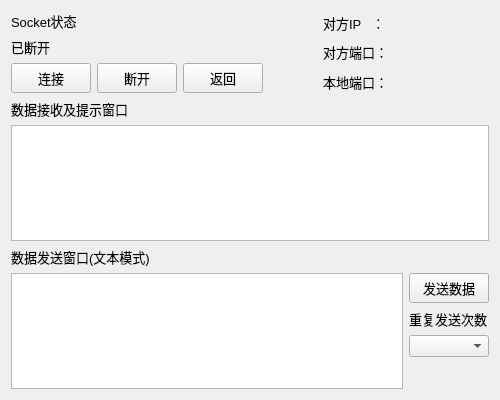
<?xml version="1.0" encoding="UTF-8"?>
<ui version="4.0">
 <class>transferPage</class>
 <widget class="QWidget" name="transferPage">
  <property name="geometry">
   <rect>
    <x>0</x>
    <y>0</y>
    <width>500</width>
    <height>400</height>
   </rect>
  </property>
  <property name="minimumSize">
   <size>
    <width>500</width>
    <height>400</height>
   </size>
  </property>
  <property name="windowTitle">
   <string>Form</string>
  </property>
  <layout class="QGridLayout" name="gridLayout_6">
   <item row="0" column="0">
    <layout class="QGridLayout" name="gridLayout_5">
     <item row="0" column="0" rowspan="2">
      <layout class="QGridLayout" name="gridLayout_3">
       <item row="0" column="0">
        <widget class="QLabel" name="label">
         <property name="font">
          <font>
           <family>Arial</family>
           <pointsize>10</pointsize>
          </font>
         </property>
         <property name="text">
          <string>Socket状态</string>
         </property>
        </widget>
       </item>
       <item row="0" column="1">
        <spacer name="horizontalSpacer_2">
         <property name="orientation">
          <enum>Qt::Horizontal</enum>
         </property>
         <property name="sizeHint" stdset="0">
          <size>
           <width>40</width>
           <height>20</height>
          </size>
         </property>
        </spacer>
       </item>
       <item row="1" column="0" colspan="2">
        <layout class="QGridLayout" name="gridLayout_2">
         <item row="0" column="0">
          <widget class="QLabel" name="label_socket_status">
           <property name="minimumSize">
            <size>
             <width>40</width>
             <height>15</height>
            </size>
           </property>
           <property name="font">
            <font>
             <family>Arial</family>
             <pointsize>10</pointsize>
            </font>
           </property>
           <property name="text">
            <string>已断开</string>
           </property>
          </widget>
         </item>
         <item row="0" column="1">
          <spacer name="horizontalSpacer">
           <property name="orientation">
            <enum>Qt::Horizontal</enum>
           </property>
           <property name="sizeHint" stdset="0">
            <size>
             <width>40</width>
             <height>20</height>
            </size>
           </property>
          </spacer>
         </item>
         <item row="1" column="0">
          <widget class="QPushButton" name="btn_connect">
           <property name="minimumSize">
            <size>
             <width>80</width>
             <height>30</height>
            </size>
           </property>
           <property name="maximumSize">
            <size>
             <width>80</width>
             <height>30</height>
            </size>
           </property>
           <property name="font">
            <font>
             <family>新宋体</family>
             <pointsize>10</pointsize>
            </font>
           </property>
           <property name="text">
            <string>连接</string>
           </property>
          </widget>
         </item>
         <item row="1" column="1">
          <widget class="QPushButton" name="btn_disconnect">
           <property name="minimumSize">
            <size>
             <width>80</width>
             <height>30</height>
            </size>
           </property>
           <property name="maximumSize">
            <size>
             <width>80</width>
             <height>30</height>
            </size>
           </property>
           <property name="font">
            <font>
             <family>新宋体</family>
             <pointsize>10</pointsize>
            </font>
           </property>
           <property name="text">
            <string>断开</string>
           </property>
          </widget>
         </item>
        </layout>
       </item>
      </layout>
     </item>
     <item row="0" column="1">
      <spacer name="horizontalSpacer_4">
       <property name="orientation">
        <enum>Qt::Horizontal</enum>
       </property>
       <property name="sizeHint" stdset="0">
        <size>
         <width>148</width>
         <height>20</height>
        </size>
       </property>
      </spacer>
     </item>
     <item row="0" column="2" rowspan="2">
      <layout class="QGridLayout" name="gridLayout">
       <item row="0" column="1">
        <widget class="QLabel" name="label_target_ip">
         <property name="minimumSize">
          <size>
           <width>100</width>
           <height>15</height>
          </size>
         </property>
         <property name="font">
          <font>
           <family>Arial</family>
           <pointsize>10</pointsize>
          </font>
         </property>
         <property name="text">
          <string/>
         </property>
        </widget>
       </item>
       <item row="2" column="0">
        <widget class="QLabel" name="label_socket_status_5">
         <property name="minimumSize">
          <size>
           <width>60</width>
           <height>15</height>
          </size>
         </property>
         <property name="font">
          <font>
           <family>Arial</family>
           <pointsize>10</pointsize>
          </font>
         </property>
         <property name="text">
          <string>本地端口：</string>
         </property>
        </widget>
       </item>
       <item row="1" column="1">
        <widget class="QLabel" name="label_target_port">
         <property name="minimumSize">
          <size>
           <width>100</width>
           <height>15</height>
          </size>
         </property>
         <property name="font">
          <font>
           <family>Arial</family>
           <pointsize>10</pointsize>
          </font>
         </property>
         <property name="text">
          <string/>
         </property>
        </widget>
       </item>
       <item row="2" column="1">
        <widget class="QLabel" name="label_local_port">
         <property name="minimumSize">
          <size>
           <width>100</width>
           <height>15</height>
          </size>
         </property>
         <property name="font">
          <font>
           <family>Arial</family>
           <pointsize>10</pointsize>
          </font>
         </property>
         <property name="text">
          <string/>
         </property>
        </widget>
       </item>
       <item row="0" column="0">
        <widget class="QLabel" name="label_socket_status_2">
         <property name="minimumSize">
          <size>
           <width>60</width>
           <height>15</height>
          </size>
         </property>
         <property name="font">
          <font>
           <family>Arial</family>
           <pointsize>10</pointsize>
          </font>
         </property>
         <property name="text">
          <string>对方IP   ：</string>
         </property>
        </widget>
       </item>
       <item row="1" column="0">
        <widget class="QLabel" name="label_socket_status_4">
         <property name="minimumSize">
          <size>
           <width>60</width>
           <height>15</height>
          </size>
         </property>
         <property name="font">
          <font>
           <family>Arial</family>
           <pointsize>10</pointsize>
          </font>
         </property>
         <property name="text">
          <string>对方端口：</string>
         </property>
        </widget>
       </item>
      </layout>
     </item>
     <item row="1" column="1">
      <layout class="QHBoxLayout" name="horizontalLayout">
       <item>
        <widget class="QPushButton" name="btn_back">
         <property name="minimumSize">
          <size>
           <width>80</width>
           <height>30</height>
          </size>
         </property>
         <property name="maximumSize">
          <size>
           <width>80</width>
           <height>30</height>
          </size>
         </property>
         <property name="font">
          <font>
           <family>新宋体</family>
           <pointsize>10</pointsize>
          </font>
         </property>
         <property name="text">
          <string>返回</string>
         </property>
        </widget>
       </item>
       <item>
        <spacer name="horizontalSpacer_3">
         <property name="orientation">
          <enum>Qt::Horizontal</enum>
         </property>
         <property name="sizeHint" stdset="0">
          <size>
           <width>40</width>
           <height>20</height>
          </size>
         </property>
        </spacer>
       </item>
      </layout>
     </item>
    </layout>
   </item>
   <item row="1" column="0">
    <layout class="QVBoxLayout" name="verticalLayout">
     <item>
      <widget class="QLabel" name="label_2">
       <property name="font">
        <font>
         <family>Arial</family>
         <pointsize>10</pointsize>
        </font>
       </property>
       <property name="text">
        <string>数据接收及提示窗口</string>
       </property>
      </widget>
     </item>
     <item>
      <widget class="QTextEdit" name="textedit_output"/>
     </item>
    </layout>
   </item>
   <item row="2" column="0">
    <layout class="QVBoxLayout" name="verticalLayout_2">
     <item>
      <widget class="QLabel" name="label_3">
       <property name="font">
        <font>
         <family>Arial</family>
         <pointsize>10</pointsize>
        </font>
       </property>
       <property name="text">
        <string>数据发送窗口(文本模式)</string>
       </property>
      </widget>
     </item>
     <item>
      <layout class="QGridLayout" name="gridLayout_4">
       <item row="0" column="0" rowspan="4">
        <widget class="QTextEdit" name="textedit_input"/>
       </item>
       <item row="0" column="1">
        <widget class="QPushButton" name="btn_send">
         <property name="minimumSize">
          <size>
           <width>80</width>
           <height>30</height>
          </size>
         </property>
         <property name="maximumSize">
          <size>
           <width>80</width>
           <height>30</height>
          </size>
         </property>
         <property name="font">
          <font>
           <family>新宋体</family>
           <pointsize>10</pointsize>
          </font>
         </property>
         <property name="text">
          <string>发送数据</string>
         </property>
        </widget>
       </item>
       <item row="1" column="1">
        <widget class="QLabel" name="label_4">
         <property name="font">
          <font>
           <family>Arial</family>
           <pointsize>10</pointsize>
          </font>
         </property>
         <property name="text">
          <string>重复发送次数</string>
         </property>
        </widget>
       </item>
       <item row="2" column="1">
        <widget class="QComboBox" name="comboBox_sendtimes"/>
       </item>
       <item row="3" column="1">
        <spacer name="verticalSpacer">
         <property name="orientation">
          <enum>Qt::Vertical</enum>
         </property>
         <property name="sizeHint" stdset="0">
          <size>
           <width>20</width>
           <height>40</height>
          </size>
         </property>
        </spacer>
       </item>
      </layout>
     </item>
    </layout>
   </item>
  </layout>
 </widget>
 <resources/>
 <connections/>
</ui>
